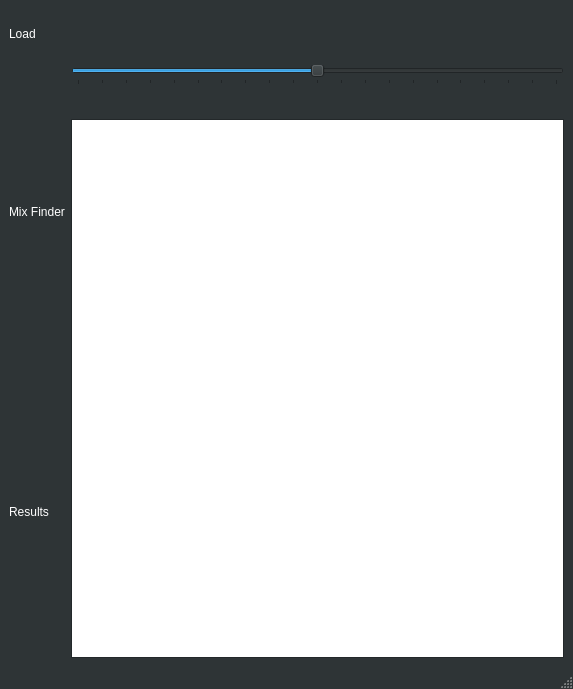
<?xml version="1.0" encoding="UTF-8"?>
<ui version="4.0">
 <class>MainWindow</class>
 <widget class="QMainWindow" name="MainWindow">
  <property name="geometry">
   <rect>
    <x>0</x>
    <y>0</y>
    <width>573</width>
    <height>689</height>
   </rect>
  </property>
  <property name="sizePolicy">
   <sizepolicy hsizetype="Minimum" vsizetype="Minimum">
    <horstretch>0</horstretch>
    <verstretch>0</verstretch>
   </sizepolicy>
  </property>
  <property name="minimumSize">
   <size>
    <width>500</width>
    <height>500</height>
   </size>
  </property>
  <property name="maximumSize">
   <size>
    <width>1677215</width>
    <height>16777215</height>
   </size>
  </property>
  <property name="palette">
   <palette>
    <active>
     <colorrole role="WindowText">
      <brush brushstyle="SolidPattern">
       <color alpha="255">
        <red>255</red>
        <green>255</green>
        <blue>255</blue>
       </color>
      </brush>
     </colorrole>
     <colorrole role="Button">
      <brush brushstyle="SolidPattern">
       <color alpha="255">
        <red>46</red>
        <green>52</green>
        <blue>54</blue>
       </color>
      </brush>
     </colorrole>
     <colorrole role="Light">
      <brush brushstyle="SolidPattern">
       <color alpha="255">
        <red>69</red>
        <green>78</green>
        <blue>81</blue>
       </color>
      </brush>
     </colorrole>
     <colorrole role="Midlight">
      <brush brushstyle="SolidPattern">
       <color alpha="255">
        <red>57</red>
        <green>65</green>
        <blue>67</blue>
       </color>
      </brush>
     </colorrole>
     <colorrole role="Dark">
      <brush brushstyle="SolidPattern">
       <color alpha="255">
        <red>23</red>
        <green>26</green>
        <blue>27</blue>
       </color>
      </brush>
     </colorrole>
     <colorrole role="Mid">
      <brush brushstyle="SolidPattern">
       <color alpha="255">
        <red>30</red>
        <green>34</green>
        <blue>36</blue>
       </color>
      </brush>
     </colorrole>
     <colorrole role="Text">
      <brush brushstyle="SolidPattern">
       <color alpha="255">
        <red>255</red>
        <green>255</green>
        <blue>255</blue>
       </color>
      </brush>
     </colorrole>
     <colorrole role="BrightText">
      <brush brushstyle="SolidPattern">
       <color alpha="255">
        <red>255</red>
        <green>255</green>
        <blue>255</blue>
       </color>
      </brush>
     </colorrole>
     <colorrole role="ButtonText">
      <brush brushstyle="SolidPattern">
       <color alpha="255">
        <red>255</red>
        <green>255</green>
        <blue>255</blue>
       </color>
      </brush>
     </colorrole>
     <colorrole role="Base">
      <brush brushstyle="SolidPattern">
       <color alpha="255">
        <red>255</red>
        <green>255</green>
        <blue>255</blue>
       </color>
      </brush>
     </colorrole>
     <colorrole role="Window">
      <brush brushstyle="SolidPattern">
       <color alpha="255">
        <red>46</red>
        <green>52</green>
        <blue>54</blue>
       </color>
      </brush>
     </colorrole>
     <colorrole role="Shadow">
      <brush brushstyle="SolidPattern">
       <color alpha="255">
        <red>0</red>
        <green>0</green>
        <blue>0</blue>
       </color>
      </brush>
     </colorrole>
     <colorrole role="AlternateBase">
      <brush brushstyle="SolidPattern">
       <color alpha="255">
        <red>23</red>
        <green>26</green>
        <blue>27</blue>
       </color>
      </brush>
     </colorrole>
     <colorrole role="ToolTipBase">
      <brush brushstyle="SolidPattern">
       <color alpha="255">
        <red>255</red>
        <green>255</green>
        <blue>220</blue>
       </color>
      </brush>
     </colorrole>
     <colorrole role="ToolTipText">
      <brush brushstyle="SolidPattern">
       <color alpha="255">
        <red>0</red>
        <green>0</green>
        <blue>0</blue>
       </color>
      </brush>
     </colorrole>
    </active>
    <inactive>
     <colorrole role="WindowText">
      <brush brushstyle="SolidPattern">
       <color alpha="255">
        <red>255</red>
        <green>255</green>
        <blue>255</blue>
       </color>
      </brush>
     </colorrole>
     <colorrole role="Button">
      <brush brushstyle="SolidPattern">
       <color alpha="255">
        <red>46</red>
        <green>52</green>
        <blue>54</blue>
       </color>
      </brush>
     </colorrole>
     <colorrole role="Light">
      <brush brushstyle="SolidPattern">
       <color alpha="255">
        <red>69</red>
        <green>78</green>
        <blue>81</blue>
       </color>
      </brush>
     </colorrole>
     <colorrole role="Midlight">
      <brush brushstyle="SolidPattern">
       <color alpha="255">
        <red>57</red>
        <green>65</green>
        <blue>67</blue>
       </color>
      </brush>
     </colorrole>
     <colorrole role="Dark">
      <brush brushstyle="SolidPattern">
       <color alpha="255">
        <red>23</red>
        <green>26</green>
        <blue>27</blue>
       </color>
      </brush>
     </colorrole>
     <colorrole role="Mid">
      <brush brushstyle="SolidPattern">
       <color alpha="255">
        <red>30</red>
        <green>34</green>
        <blue>36</blue>
       </color>
      </brush>
     </colorrole>
     <colorrole role="Text">
      <brush brushstyle="SolidPattern">
       <color alpha="255">
        <red>255</red>
        <green>255</green>
        <blue>255</blue>
       </color>
      </brush>
     </colorrole>
     <colorrole role="BrightText">
      <brush brushstyle="SolidPattern">
       <color alpha="255">
        <red>255</red>
        <green>255</green>
        <blue>255</blue>
       </color>
      </brush>
     </colorrole>
     <colorrole role="ButtonText">
      <brush brushstyle="SolidPattern">
       <color alpha="255">
        <red>255</red>
        <green>255</green>
        <blue>255</blue>
       </color>
      </brush>
     </colorrole>
     <colorrole role="Base">
      <brush brushstyle="SolidPattern">
       <color alpha="255">
        <red>255</red>
        <green>255</green>
        <blue>255</blue>
       </color>
      </brush>
     </colorrole>
     <colorrole role="Window">
      <brush brushstyle="SolidPattern">
       <color alpha="255">
        <red>46</red>
        <green>52</green>
        <blue>54</blue>
       </color>
      </brush>
     </colorrole>
     <colorrole role="Shadow">
      <brush brushstyle="SolidPattern">
       <color alpha="255">
        <red>0</red>
        <green>0</green>
        <blue>0</blue>
       </color>
      </brush>
     </colorrole>
     <colorrole role="AlternateBase">
      <brush brushstyle="SolidPattern">
       <color alpha="255">
        <red>23</red>
        <green>26</green>
        <blue>27</blue>
       </color>
      </brush>
     </colorrole>
     <colorrole role="ToolTipBase">
      <brush brushstyle="SolidPattern">
       <color alpha="255">
        <red>255</red>
        <green>255</green>
        <blue>220</blue>
       </color>
      </brush>
     </colorrole>
     <colorrole role="ToolTipText">
      <brush brushstyle="SolidPattern">
       <color alpha="255">
        <red>0</red>
        <green>0</green>
        <blue>0</blue>
       </color>
      </brush>
     </colorrole>
    </inactive>
    <disabled>
     <colorrole role="WindowText">
      <brush brushstyle="SolidPattern">
       <color alpha="255">
        <red>23</red>
        <green>26</green>
        <blue>27</blue>
       </color>
      </brush>
     </colorrole>
     <colorrole role="Button">
      <brush brushstyle="SolidPattern">
       <color alpha="255">
        <red>46</red>
        <green>52</green>
        <blue>54</blue>
       </color>
      </brush>
     </colorrole>
     <colorrole role="Light">
      <brush brushstyle="SolidPattern">
       <color alpha="255">
        <red>69</red>
        <green>78</green>
        <blue>81</blue>
       </color>
      </brush>
     </colorrole>
     <colorrole role="Midlight">
      <brush brushstyle="SolidPattern">
       <color alpha="255">
        <red>57</red>
        <green>65</green>
        <blue>67</blue>
       </color>
      </brush>
     </colorrole>
     <colorrole role="Dark">
      <brush brushstyle="SolidPattern">
       <color alpha="255">
        <red>23</red>
        <green>26</green>
        <blue>27</blue>
       </color>
      </brush>
     </colorrole>
     <colorrole role="Mid">
      <brush brushstyle="SolidPattern">
       <color alpha="255">
        <red>30</red>
        <green>34</green>
        <blue>36</blue>
       </color>
      </brush>
     </colorrole>
     <colorrole role="Text">
      <brush brushstyle="SolidPattern">
       <color alpha="255">
        <red>23</red>
        <green>26</green>
        <blue>27</blue>
       </color>
      </brush>
     </colorrole>
     <colorrole role="BrightText">
      <brush brushstyle="SolidPattern">
       <color alpha="255">
        <red>255</red>
        <green>255</green>
        <blue>255</blue>
       </color>
      </brush>
     </colorrole>
     <colorrole role="ButtonText">
      <brush brushstyle="SolidPattern">
       <color alpha="255">
        <red>23</red>
        <green>26</green>
        <blue>27</blue>
       </color>
      </brush>
     </colorrole>
     <colorrole role="Base">
      <brush brushstyle="SolidPattern">
       <color alpha="255">
        <red>46</red>
        <green>52</green>
        <blue>54</blue>
       </color>
      </brush>
     </colorrole>
     <colorrole role="Window">
      <brush brushstyle="SolidPattern">
       <color alpha="255">
        <red>46</red>
        <green>52</green>
        <blue>54</blue>
       </color>
      </brush>
     </colorrole>
     <colorrole role="Shadow">
      <brush brushstyle="SolidPattern">
       <color alpha="255">
        <red>0</red>
        <green>0</green>
        <blue>0</blue>
       </color>
      </brush>
     </colorrole>
     <colorrole role="AlternateBase">
      <brush brushstyle="SolidPattern">
       <color alpha="255">
        <red>46</red>
        <green>52</green>
        <blue>54</blue>
       </color>
      </brush>
     </colorrole>
     <colorrole role="ToolTipBase">
      <brush brushstyle="SolidPattern">
       <color alpha="255">
        <red>255</red>
        <green>255</green>
        <blue>220</blue>
       </color>
      </brush>
     </colorrole>
     <colorrole role="ToolTipText">
      <brush brushstyle="SolidPattern">
       <color alpha="255">
        <red>0</red>
        <green>0</green>
        <blue>0</blue>
       </color>
      </brush>
     </colorrole>
    </disabled>
   </palette>
  </property>
  <property name="windowTitle">
   <string>Audio Recognition</string>
  </property>
  <property name="windowIcon">
   <iconset>
    <normaloff>icons/icons8-circle-64.png</normaloff>
    <normalon>icons/icons8-circle-64.png</normalon>icons/icons8-circle-64.png</iconset>
  </property>
  <widget class="QWidget" name="centralwidget">
   <layout class="QGridLayout" name="gridLayout_3">
    <item row="0" column="1">
     <layout class="QGridLayout" name="gridLayout_2">
      <item row="0" column="0">
       <widget class="QPushButton" name="audLoad1">
        <property name="text">
         <string/>
        </property>
        <property name="icon">
         <iconset>
          <normaloff>icons/icons8-insert-card-256.png</normaloff>icons/icons8-insert-card-256.png</iconset>
        </property>
        <property name="iconSize">
         <size>
          <width>50</width>
          <height>50</height>
         </size>
        </property>
        <property name="flat">
         <bool>true</bool>
        </property>
        <property name="indx" stdset="0">
         <number>1</number>
        </property>
       </widget>
      </item>
      <item row="1" column="0">
       <widget class="QPushButton" name="audLoad2">
        <property name="text">
         <string/>
        </property>
        <property name="icon">
         <iconset>
          <normaloff>icons/icons8-insert-card-256.png</normaloff>icons/icons8-insert-card-256.png</iconset>
        </property>
        <property name="iconSize">
         <size>
          <width>50</width>
          <height>50</height>
         </size>
        </property>
        <property name="flat">
         <bool>true</bool>
        </property>
        <property name="indx" stdset="0">
         <number>2</number>
        </property>
       </widget>
      </item>
      <item row="0" column="1">
       <widget class="QLabel" name="aud1Text">
        <property name="text">
         <string/>
        </property>
       </widget>
      </item>
      <item row="1" column="1">
       <widget class="QLabel" name="aud2Text">
        <property name="text">
         <string/>
        </property>
       </widget>
      </item>
     </layout>
    </item>
    <item row="1" column="1" rowspan="2">
     <layout class="QVBoxLayout" name="verticalLayout_3">
      <item>
       <widget class="QSlider" name="ratioSlider">
        <property name="maximum">
         <number>100</number>
        </property>
        <property name="singleStep">
         <number>5</number>
        </property>
        <property name="value">
         <number>50</number>
        </property>
        <property name="orientation">
         <enum>Qt::Horizontal</enum>
        </property>
        <property name="tickPosition">
         <enum>QSlider::TicksBelow</enum>
        </property>
       </widget>
      </item>
      <item>
       <widget class="QPushButton" name="finderBtn">
        <property name="sizePolicy">
         <sizepolicy hsizetype="Minimum" vsizetype="Fixed">
          <horstretch>0</horstretch>
          <verstretch>0</verstretch>
         </sizepolicy>
        </property>
        <property name="minimumSize">
         <size>
          <width>0</width>
          <height>0</height>
         </size>
        </property>
        <property name="text">
         <string/>
        </property>
        <property name="icon">
         <iconset>
          <normaloff>icons/icons8-search-256.png</normaloff>icons/icons8-search-256.png</iconset>
        </property>
        <property name="iconSize">
         <size>
          <width>200</width>
          <height>200</height>
         </size>
        </property>
        <property name="autoRepeat">
         <bool>false</bool>
        </property>
        <property name="autoExclusive">
         <bool>false</bool>
        </property>
        <property name="default">
         <bool>false</bool>
        </property>
        <property name="flat">
         <bool>true</bool>
        </property>
       </widget>
      </item>
      <item>
       <widget class="QTableWidget" name="resultsTable">
        <property name="sizeAdjustPolicy">
         <enum>QAbstractScrollArea::AdjustToContents</enum>
        </property>
        <property name="editTriggers">
         <set>QAbstractItemView::NoEditTriggers</set>
        </property>
        <property name="alternatingRowColors">
         <bool>false</bool>
        </property>
        <property name="rowCount">
         <number>0</number>
        </property>
        <property name="columnCount">
         <number>0</number>
        </property>
        <attribute name="horizontalHeaderVisible">
         <bool>true</bool>
        </attribute>
       </widget>
      </item>
     </layout>
    </item>
    <item row="2" column="0">
     <widget class="QLabel" name="label_2">
      <property name="sizePolicy">
       <sizepolicy hsizetype="Preferred" vsizetype="Expanding">
        <horstretch>0</horstretch>
        <verstretch>0</verstretch>
       </sizepolicy>
      </property>
      <property name="text">
       <string>Results</string>
      </property>
     </widget>
    </item>
    <item row="0" column="0">
     <widget class="QLabel" name="label">
      <property name="text">
       <string>Load</string>
      </property>
     </widget>
    </item>
    <item row="1" column="0">
     <widget class="QLabel" name="label_3">
      <property name="sizePolicy">
       <sizepolicy hsizetype="Preferred" vsizetype="Expanding">
        <horstretch>0</horstretch>
        <verstretch>0</verstretch>
       </sizepolicy>
      </property>
      <property name="text">
       <string>Mix Finder</string>
      </property>
     </widget>
    </item>
   </layout>
  </widget>
  <widget class="QMenuBar" name="menubar">
   <property name="geometry">
    <rect>
     <x>0</x>
     <y>0</y>
     <width>573</width>
     <height>22</height>
    </rect>
   </property>
  </widget>
  <widget class="QStatusBar" name="statusbar"/>
 </widget>
 <resources/>
 <connections/>
</ui>
